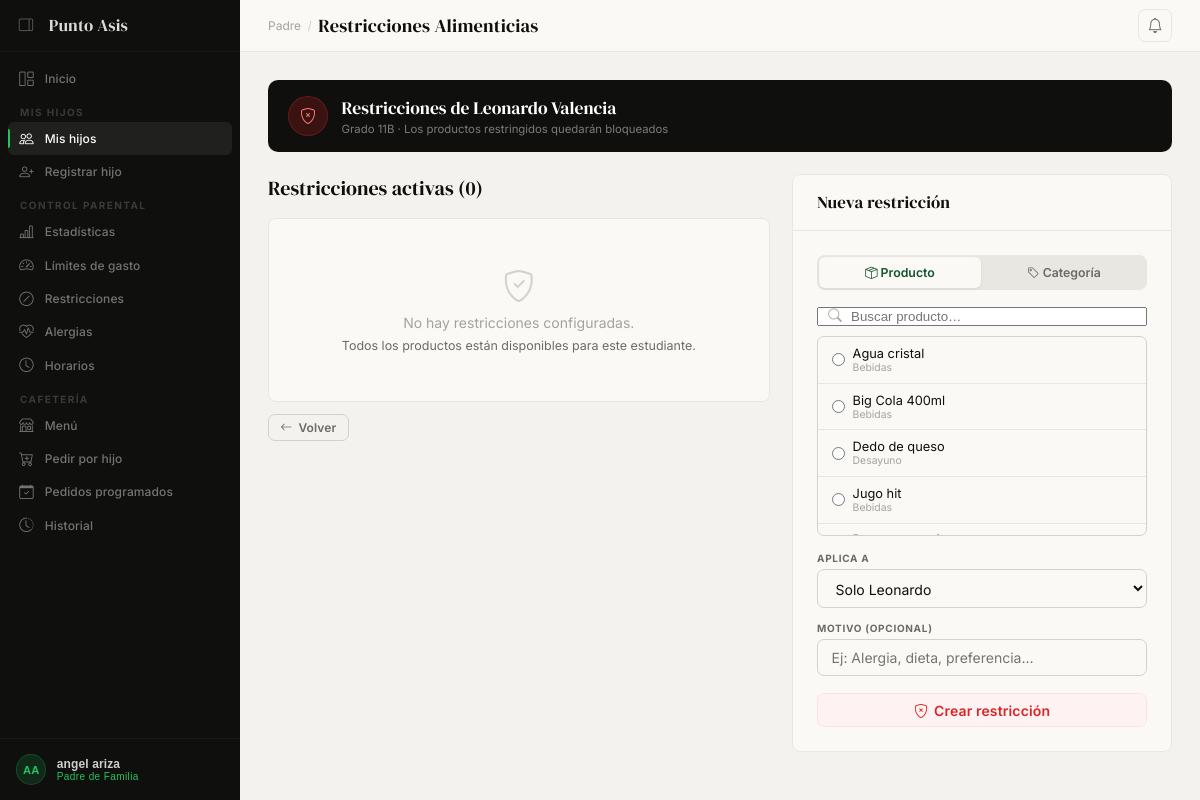
The page /padre/hijos/2/restricciones/ (signed in) on the database its author committed.
### authentication/models.py (models this page shows, shortened)
class Estudiante(models.Model):
    perfil = models.OneToOneField(Perfil, on_delete=models.CASCADE, related_name='estudiante')
    padre  = models.ForeignKey(
        Padre, on_delete=models.SET_NULL,
        null=True, blank=True, related_name='hijos'
    )
    grado    = models.CharField(max_length=10)   # Ej: "8B", "10A"
    codigo   = models.CharField(max_length=20, unique=True)  # Código estudiantil
    saldo   = models.DecimalField(max_digits=10, decimal_places=2, default=0)
    history = HistoricalRecords()
    class Meta:
        verbose_name = 'Estudiante'
        verbose_name_plural = 'Estudiantes'

class Perfil(models.Model):
    ROL_CHOICES = [
        ('admin',      'Administrador'),
        ('padre',      'Padre de Familia'),
        ('estudiante', 'Estudiante'),
        ('docente',    'Docente'),
        ('empleado',   'Empleado'),
    ]
    user       = models.OneToOneField(User, on_delete=models.CASCADE, related_name='perfil')
    rol        = models.CharField(max_length=20, choices=ROL_CHOICES)
    telefono   = models.CharField(max_length=20, blank=True)
    activo     = models.BooleanField(default=True)  # Admin puede desactivar cualquier cuenta
    created_at = models.DateTimeField(auto_now_add=True)
    class Meta:
        verbose_name = 'Perfil'
        verbose_name_plural = 'Perfiles'

### app_admin/models.py (models this page shows, shortened)
class Producto(models.Model):
    TIPO_CHOICES = [
        ('simple',    'Simple (comprado a proveedor)'),
        ('elaborado', 'Elaborado (hecho en tienda)'),
    ]
    tipo         = models.CharField(max_length=10, choices=TIPO_CHOICES, default='simple')
    categoria    = models.ForeignKey(Categoria, on_delete=models.PROTECT, related_name='productos')
    nombre       = models.CharField(max_length=100)
    descripcion  = models.TextField(blank=True)
    precio_venta = models.DecimalField(max_digits=10, decimal_places=2)
    precio_costo = models.DecimalField(max_digits=10, decimal_places=2, null=True, blank=True)
    proveedor    = models.ForeignKey(
        Proveedor, on_delete=models.SET_NULL,
        null=True, blank=True, related_name='productos'
    )
    stock        = models.PositiveIntegerField(default=0)
    stock_minimo = models.PositiveIntegerField(default=5)
    imagen       = models.ImageField(upload_to='productos/', blank=True, null=True, validators=[validate_image])
    disponible   = models.BooleanField(default=True)
    created_at   = models.DateTimeField(auto_now_add=True)
    updated_at   = models.DateTimeField(auto_now=True)
    class Meta:
        verbose_name = 'Producto'
        verbose_name_plural = 'Productos'
        ordering = ['categoria', 'nombre']

class Categoria(models.Model):
    NOMBRE_CHOICES = [
        ('desayuno', 'Desayuno'),
        ('almuerzo', 'Almuerzo'),
        ('snacks',   'Snacks / Mecato'),
        ('bebidas',  'Bebidas'),
    ]
    nombre      = models.CharField(max_length=30, choices=NOMBRE_CHOICES, unique=True)
    descripcion = models.TextField(blank=True)
    icono       = models.CharField(max_length=10, blank=True, default='')
    activa      = models.BooleanField(default=True)
    class Meta:
        verbose_name = 'Categoría'
        verbose_name_plural = 'Categorías'

### app_padre/views.py (the view)
    @login_required(login_url='/login/')
    def wrapper(request, *args, **kwargs):
        try:
            if request.user.perfil.rol != 'padre':
                messages.error(request, 'Acceso restringido a padres de familia.')
                return redirect('authentication:login')
        except Perfil.DoesNotExist:
            return redirect('authentication:login')
        return view_func(request, *args, **kwargs)

### app_padre/templates/app_padre/restricciones.html (shortened to what this page needs)
{% extends 'app_padre/base_padre.html' %}
{% load filtros %}
{% block page_title %}Restricciones Alimenticias{% endblock %}
{% block nav_hijos %}active{% endblock %}
{% block content %}
<div class="hijo-chip">
  <div class="hijo-chip-ava"><i class="bi bi-shield-x"></i></div>
  <div>
    <div class="hijo-chip-name">Restricciones de {{ estudiante.perfil.user.get_full_name }}</div>
    <div class="hijo-chip-meta">Grado {{ estudiante.grado }} · Los productos restringidos quedarán bloqueados</div>
  </div>
</div>
<div class="page-layout">
  <div>
    <h2 style="font-family:var(--serif);font-size:1.25rem;font-weight:500;margin-bottom:1rem;">
      Restricciones activas ({{ restricciones.count }})
    </h2>
    {% if restricciones %}
      {% for r in restricciones %}
      <div class="restriccion-card {% if not r.activo %}inactiva{% endif %}">
        <div class="restriccion-icon">
          <i class="bi bi-{% if r.producto %}box-seam{% else %}tag{% endif %}"></i>
        </div>
        <div class="restriccion-info">
          <div class="restriccion-nombre">
            {% if r.producto %}{{ r.producto.nombre }}{% elif r.categoria %}{{ r.categoria.get_nombre_display }} (categoría completa){% endif %}
          </div>
          <div class="restriccion-tipo">
            {% if r.producto %}Producto específico · {{ r.producto.categoria.get_nombre_display }}
            {% else %}Categoría completa{% endif %}
          </div>
          {% if r.motivo %}<div class="restriccion-motivo">{{ r.motivo }}</div>{% endif %}
          <div class="restriccion-aplica">
            <span class="badge {% if r.estudiante %}badge-pendiente{% else %}badge-rechazada{% endif %}">
              {% if r.estudiante %}Solo {{ r.estudiante.perfil.user.first_name }}{% else %}Todos mis hijos{% endif %}
            </span>
            <span class="badge {% if r.activo %}badge-activo{% else %}badge-inactivo{% endif %}" style="margin-left:4px;">
              {% if r.activo %}Activa{% else %}Inactiva{% endif %}
            </span>
          </div>
        </div>
        <div class="restriccion-actions">
          <form method="post" style="display:inline;">
            {% csrf_token %}
            <input type="hidden" name="action" value="toggle">
            <input type="hidden" name="restriccion_id" value="{{ r.pk }}">
            <button type="submit" class="btn btn-ghost btn-xs" title="{% if r.activo %}Desactivar{% else %}Activar{% endif %}">
              <i class="bi bi-{% if r.activo %}pause-circle{% else %}play-circle{% endif %}"></i>
            </button>
          </form>
          <form method="post" style="display:inline;" onsubmit="return confirm('¿Eliminar esta restricción?')">
            {% csrf_token %}
            <input type="hidden" name="action" value="delete">
            <input type="hidden" name="restriccion_id" value="{{ r.pk }}">
            <button type="submit" class="btn btn-danger btn-xs"><i class="bi bi-trash"></i></button>
          </form>
        </div>
      </div>
      {% endfor %}
    {% else %}
      <div class="card">
        <div class="empty-state">
          <i class="bi bi-shield-check es-icon"></i>
          <p>No hay restricciones configuradas.</p>
          <p style="margin-top:0.4rem;font-size:0.78rem;color:var(--stone);">Todos los productos están disponibles para este estudiante.</p>
        </div>
      </div>
    {% endif %}
    <a href="{% url 'app_padre:hijos' %}" class="btn btn-ghost btn-sm" style="margin-top:0.75rem;">
      <i class="bi bi-arrow-left"></i> Volver
    </a>
  </div>
  <div class="card">
    <div class="card-head"><span class="card-title">Nueva restricción</span></div>
    <div class="card-body">
      <form method="post" id="formRestr" novalidate>
        <div class="seg-control" style="margin-bottom:0.9rem;">
          <button type="button" class="seg-btn active" id="btnProd" onclick="switchTab('producto')">
            <i class="bi bi-box-seam"></i> Producto
          </button>
          <button type="button" class="seg-btn" id="btnCat" onclick="switchTab('categoria')">
            <i class="bi bi-tag"></i> Categoría
          </button>
        </div>
        <div id="panelProducto">
          <div class="product-search">
            <i class="bi bi-search"></i>
            <input type="text" id="searchProd" placeholder="Buscar producto…" oninput="filterProducts(this.value)">
          </div>
          <div class="product-list" id="productList">
            {% for p in productos %}
            <label class="product-opt" data-name="{{ p.nombre|lower }}" data-id="{{ p.pk }}">
              <input type="radio" name="_prod_radio" value="{{ p.pk }}" onchange="selectItem('producto', {{ p.pk }})">
              <div>
                <div>{{ p.nombre }}</div>
                <div class="product-opt-cat">{{ p.categoria.get_nombre_display }}</div>
              </div>
            </label>
            {% endfor %}
          </div>
        </div>
        <div class="field" style="margin-top:1rem;margin-bottom:0.85rem;">
          <label>Aplica a</label>
          <select name="aplica_a">
            <option value="hijo">Solo {{ estudiante.perfil.user.first_name }}</option>
          </select>
        </div>
        <div class="field" style="margin-bottom:1.1rem;">
          <label for="motivo">Motivo (opcional)</label>
          <input type="text" id="motivo" name="motivo" placeholder="Ej: Alergia, dieta, preferencia…" maxlength="200">
        </div>
        <button type="submit" class="btn btn-danger btn-full" id="btnSubmit" disabled>
          <i class="bi bi-shield-x"></i> Crear restricción
        </button>
      </form>
    </div>
  </div>
</div>
{% endblock %}

### app_padre/templates/app_padre/base_padre.html (shortened to what this page needs)
{% load static %}
<!DOCTYPE html>
<html lang="es">
<head>
  <link rel="stylesheet" href="https://cdn.jsdelivr.net/npm/bootstrap-icons@1.11.3/font/bootstrap-icons.min.css">
  <link rel="stylesheet" href="{% static 'css/base.css' %}">
</head>
<body>
<aside class="sidebar" id="sidebar">
  <div class="sb-brand">
    <button class="sb-toggle" onclick="toggleSidebar()" title="Colapsar menú">
      <i class="bi bi-layout-sidebar-reverse" id="sb-toggle-icon"></i>
    </button>
    <span class="sb-wordmark">Punto Asis</span>
  </div>
  <nav class="sb-nav">
    <div class="sb-item">
      <a href="{% url 'app_padre:dashboard' %}" class="sb-link {% block nav_dashboard %}{% endblock %}">
        <i class="bi bi-grid-1x2"></i><span class="sb-label">Inicio</span>
      </a>
    </div>
    <span class="sb-section-label">Mis Hijos</span>
    <div class="sb-item">
      <a href="{% url 'app_padre:hijos' %}" class="sb-link {% block nav_hijos %}{% endblock %}">
        <i class="bi bi-people"></i><span class="sb-label">Mis hijos</span>
      </a>
    </div>
    <div class="sb-item">
      <a href="{% url 'app_padre:crear_estudiante' %}" class="sb-link {% block nav_crear %}{% endblock %}">
        <i class="bi bi-person-plus"></i><span class="sb-label">Registrar hijo</span>
      </a>
    </div>
    <span class="sb-section-label">Control Parental</span>
    <div class="sb-item">
      <a href="{% url 'app_padre:estadisticas' %}" class="sb-link {% block nav_estadisticas %}{% endblock %}">
        <i class="bi bi-bar-chart-line"></i><span class="sb-label">Estadísticas</span>
      </a>
    </div>
    <div class="sb-item">
      <a href="{% if hijo_sidebar_pk %}{% url 'app_padre:limites' hijo_sidebar_pk %}{% else %}{% url 'app_padre:hijos' %}{% endif %}" class="sb-link {% block nav_limites %}{% endblock %}">
        <i class="bi bi-speedometer2"></i><span class="sb-label">Límites de gasto</span>
      </a>
    </div>
    <div class="sb-item">
      <a href="{% if hijo_sidebar_pk %}{% url 'app_padre:restricciones' hijo_sidebar_pk %}{% else %}{% url 'app_padre:hijos' %}{% endif %}" class="sb-link {% block nav_restricciones %}{% endblock %}">
        <i class="bi bi-slash-circle"></i><span class="sb-label">Restricciones</span>
      </a>
    </div>
    <div class="sb-item">
      <a href="{% if hijo_sidebar_pk %}{% url 'app_padre:alergias' hijo_sidebar_pk %}{% else %}{% url 'app_padre:hijos' %}{% endif %}" class="sb-link {% block nav_alergias %}{% endblock %}">
        <i class="bi bi-heart-pulse"></i><span class="sb-label">Alergias</span>
      </a>
    </div>
    <div class="sb-item">
      <a href="{% if hijo_sidebar_pk %}{% url 'app_padre:horarios' hijo_sidebar_pk %}{% else %}{% url 'app_padre:hijos' %}{% endif %}" class="sb-link {% block nav_horarios %}{% endblock %}">
        <i class="bi bi-clock"></i><span class="sb-label">Horarios</span>
      </a>
    </div>
    <span class="sb-section-label">Cafetería</span>
    <div class="sb-item">
      <a href="{% url 'app_padre:menu' %}" class="sb-link {% block nav_menu %}{% endblock %}">
        <i class="bi bi-shop"></i><span class="sb-label">Menú</span>
      </a>
    </div>
    <div class="sb-item">
      <a href="{% if hijo_sidebar_pk %}{% url 'app_padre:pedido_padre' hijo_sidebar_pk %}{% else %}{% url 'app_padre:hijos' %}{% endif %}" class="sb-link {% block nav_pedido_padre %}{% endblock %}">
        <i class="bi bi-cart-plus"></i><span class="sb-label">Pedir por hijo</span>
      </a>
    </div>
    <div class="sb-item">
      <a href="{% if hijo_sidebar_pk %}{% url 'app_padre:pedidos_programados' hijo_sidebar_pk %}{% else %}{% url 'app_padre:hijos' %}{% endif %}" class="sb-link {% block nav_programados %}{% endblock %}">
        <i class="bi bi-calendar-check"></i><span class="sb-label">Pedidos programados</span>
      </a>
    </div>
    <div class="sb-item">
      <a href="{% url 'app_padre:historial' %}" class="sb-link {% block nav_historial %}{% endblock %}">
        <i class="bi bi-clock-history"></i><span class="sb-label">Historial</span>
      </a>
    </div>
  </nav>
  <div class="sb-bottom">
    <div class="sb-bottom-wrap">
      <button class="sb-user-btn" onclick="toggleUserDrop()" id="userBtn">
        <div class="sb-avatar">
          {{ request.user.first_name|first|upper }}{{ request.user.last_name|first|upper }}
        </div>
        <div class="sb-user-info">
          <div class="sb-uname">{{ request.user.get_full_name|default:request.user.email }}</div>
          <div class="sb-urole">Padre de Familia</div>
        </div>
      </button>
    </div>
  </div>
</aside>
<div class="main">
  <header class="topbar">
    <div class="topbar-left">
      <span class="topbar-breadcrumb">Padre</span>
      <span class="topbar-sep">/</span>
      <span class="topbar-title">{% block page_title %}Inicio{% endblock %}</span>
    </div>
    <div class="topbar-right">
      <a href="{% url 'app_padre:notificaciones' %}" class="notif-btn" title="Notificaciones">
        <i class="bi bi-bell"></i>
      </a>
    </div>
  </header>
  <div class="page-body">
    {% block content %}{% endblock %}
  </div>
</div>
</body>
</html>

### rows shown on the page
Estudiante: perfil.user.get_full_name "Leonardo Valencia", grado "11B"
Producto: nombre "Agua cristal", categoria.nombre "Bebidas"
Producto: nombre "Big Cola 400ml", categoria.nombre "Bebidas"
Producto: nombre "Dedo de queso", categoria.nombre "Desayuno"
Producto: nombre "Jugo hit", categoria.nombre "Bebidas"

### other values the page prints
{{ request.user.first_name|first|upper }} "A"
{{ request.user.last_name|first|upper }} "A"
{{ request.user.get_full_name|default:request.user.email }} "angel ariza"
{{ restricciones.count }} "0"
